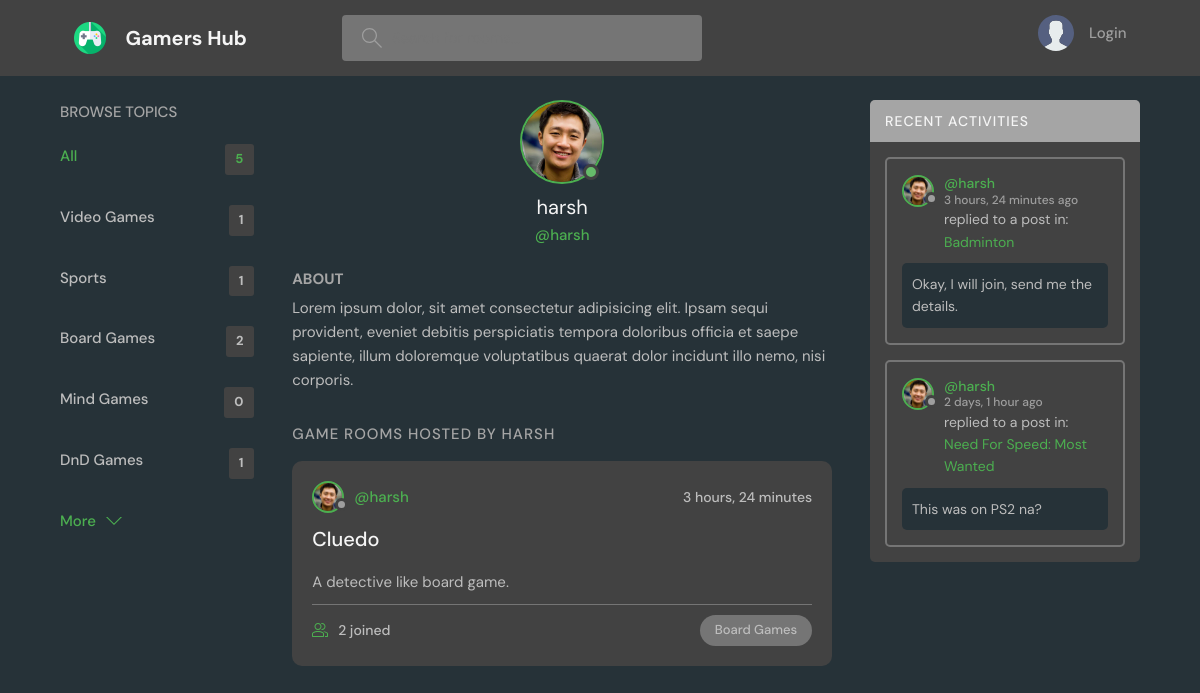
The page /user_profile/harsh/ on the database its author committed.
### base/models.py (models this page shows)
class Topic(models.Model):
    name = models.CharField(max_length=200)
    def __str__(self):
        return self.name

class User(AbstractUser):
    name = models.CharField(max_length=200, null=True)
    email = models.EmailField(null=True, unique=True)
    bio = models.TextField(null=True)
    avatar = models.ImageField(null=True, default="avatar.svg")
    USERNAME_FIELD = 'email'
    REQUIRED_FIELDS = []

class Room(models.Model):
    host = models.ForeignKey(User, on_delete=models.SET_NULL, null=True)
    topic = models.ForeignKey(Topic, on_delete=models.SET_NULL, null=True)
    name = models.CharField(max_length=200)
    description = models.TextField(null=True, blank=True)
    participants = models.ManyToManyField(
        User, related_name='participants', blank=True)
    updated = models.DateTimeField(auto_now=True)
    created = models.DateTimeField(auto_now_add=True)
    class Meta:
        ordering = ['-updated', '-created']
    def __str__(self):
        return self.name

class Message(models.Model):
    user = models.ForeignKey(User, on_delete=models.CASCADE)
    room = models.ForeignKey(Room, on_delete=models.CASCADE)
    body = models.TextField()
    updated = models.DateTimeField(auto_now=True)
    created = models.DateTimeField(auto_now_add=True)
    class Meta:
        ordering = ['-updated', '-created']
    def __str__(self):
        return self.body[0:50]

### base/views.py (the view)
# urls.py: path('user_profile/<str:pk>/', views.userProfile, name="userProfile_name"),
def userProfile(request, pk):
    curUser=User.objects.get(username=pk)
    curUser_messages=curUser.message_set.all().order_by('-created')
    curUser_rooms=curUser.room_set.all()
    topics=Topic.objects.filter()
    context={'curUser':curUser, 'allMessages':curUser_messages, 'rooms':curUser_rooms, 'topics':topics, 'rooms_count':Room.objects.filter().count()}
    return render(request, 'base/user_profile.html', context)

### base/templates/base/user_profile.html (shortened to what this page needs)
{% extends 'main.html' %}
{% block content %}
<main class="profile-page layout layout--3">
  <div class="container">
    {% include 'base/topicsComponent.html' %}
    <div class="roomList">
      <div class="profile">
        <div class="profile__avatar">
          <div class="avatar avatar--large active">
            <img src="{{curUser.avatar.url}}" />
          </div>
        </div>
        <div class="profile__info">
          <h3>{{curUser.username}}</h3>
          <p>@{{curUser.username}}</p>
        </div>
        <div class="profile__about">
          <h3>About</h3>
          <p>
            Lorem ipsum dolor, sit amet consectetur adipisicing elit. Ipsam sequi provident, eveniet debitis perspiciatis tempora doloribus officia et saepe sapiente, illum doloremque voluptatibus quaerat dolor incidunt illo nemo, nisi corporis.
          </p>
        </div>
      </div>
      <div class="roomList__header">
        <div>
          <h2>Game Rooms Hosted by {{curUser.username}}</a>
          </h2>
        </div>
      </div>
      {% include 'base/feedComponent.html' %}
    </div>
    <div class="activities">
      <div class="activities__header">
        <h2>Recent Activities</h2>
      </div>
      {% include 'base/activityComponent.html' %}
    </div>
  </div>
</main>
{% endblock content %}

### base/templates/base/topicsComponent.html
<div class="topics">
    <div class="topics__header">
      <h2>Browse Topics</h2>
    </div>
    <ul class="topics__list">
      <li>
        <a href="{% url 'home_name' %}" class="active">All <span>{{rooms_count}}</span></a>
      </li>
      {% for topic in topics %}
      <li>
        <a href="{% url 'home_name' %}?query={{topic.name}}">{{topic.name}}<span>{{topic.room_set.all.count}}</span></a>
      </li>
      {% endfor %}
    </ul>
    <a class="btn btn--link" href="{% url 'topics_name' %}">
      More
      <svg version="1.1" xmlns="http://www.w3.org/2000/svg" width="32" height="32" viewBox="0 0 32 32">
        <title>chevron-down</title>
        <path d="M16 21l-13-13h-3l16 16 16-16h-3l-13 13z"></path>
      </svg>
    </a>
  </div>

### base/templates/base/feedComponent.html (shortened to what this page needs)
{% for room in rooms %}
<div class="roomListRoom">
    <div class="roomListRoom__header">
    <a href="{% url 'userProfile_name' room.host.username %}" class="roomListRoom__author">
        <div class="avatar avatar--small">
        <img src="{{room.host.avatar.url}}" />
        </div>
        <span>@{{room.host.username}}</span>
    </a>
    <div class="roomListRoom__actions">
        <span>{{room.created|timesince}}</span>
    </div>
    </div>
    <div class="roomListRoom__content">
    <a href="{% url 'room_name' room.id %}">{{room.name}}</a>
    <p>{{room.description}}</p>
    </div>
    <div class="roomListRoom__meta">
    <a href="{% url 'room_name' room.id %}" class="roomListRoom__joined">
        {{room.participants.count}} joined
    </a>
    <p class="roomListRoom__topic">{{room.topic}}</p>
    </div>
</div>
{% endfor %}

### base/templates/base/activityComponent.html (shortened to what this page needs)
{% for message in allMessages %}
<div class="activities__box">
    <div class="activities__boxHeader roomListRoom__header">
      <a href="{% url 'userProfile_name' message.user.username %}" class="roomListRoom__author">
        <div class="avatar avatar--small">
          <img src="{{message.user.avatar.url}}" />
        </div>
        <p>
          @{{message.user.username}}
          <span>{{message.created|timesince}} ago</span>
        </p>
      </a>
    </div>
    <div class="activities__boxContent">
      <p>replied to a post in: <a href="{% url 'room_name' message.room.id %}">{{message.room}}</a></p>
      <div class="activities__boxRoomContent">
        {{message}}
      </div>
    </div>
  </div>
{% endfor %}

### rows shown on the page
Topic: name "Video Games", room_set.all.count "1"
Topic: name "Sports", room_set.all.count "1"
Topic: name "Board Games", room_set.all.count "2"
Topic: name "Mind Games", room_set.all.count "0"
Topic: name "DnD Games", room_set.all.count "1"
User: avatar (picture), username "harsh", username "HARSH"
Room: host.avatar (picture), host.username "harsh", created "3 hours, 24 minutes", name "Cluedo", description "A detective like board game.", participants.count "2", topic "Board Games"
Message: user.avatar (picture), user.username "harsh", created "3 hours, 24 minutes", room "Badminton", body "Okay, I will join, send me the details."
Message: user.avatar (picture), user.username "harsh", created "2 days, 1 hour", room "Need For Speed: Most Wanted", body "This was on PS2 na?"

### other values the page prints
{{ rooms_count }} "5"
